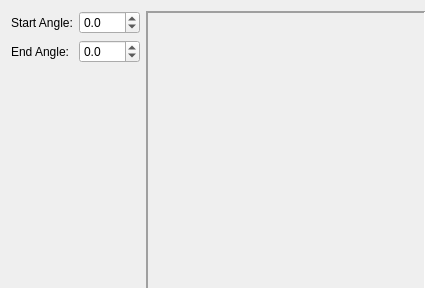
<?xml version="1.0" encoding="UTF-8"?>
<ui version="4.0">
 <class>ArcWidgetBase</class>
 <widget class="QWidget" name="ArcWidgetBase">
  <property name="geometry">
   <rect>
    <x>0</x>
    <y>0</y>
    <width>425</width>
    <height>288</height>
   </rect>
  </property>
  <property name="sizePolicy">
   <sizepolicy hsizetype="Preferred" vsizetype="Expanding">
    <horstretch>0</horstretch>
    <verstretch>0</verstretch>
   </sizepolicy>
  </property>
  <property name="minimumSize">
   <size>
    <width>425</width>
    <height>288</height>
   </size>
  </property>
  <property name="windowTitle">
   <string notr="true">Form</string>
  </property>
  <layout class="QHBoxLayout" name="horizontalLayout">
   <item>
    <layout class="QVBoxLayout" name="verticalLayout">
     <item>
      <layout class="QGridLayout" name="gridLayout">
       <item row="0" column="0">
        <widget class="QLabel" name="startAngleLabel">
         <property name="text">
          <string>Start Angle:</string>
         </property>
        </widget>
       </item>
       <item row="0" column="1">
        <widget class="ScrSpinBox" name="startAngle">
         <property name="decimals">
          <number>1</number>
         </property>
         <property name="minimum">
          <double>-360.000000000000000</double>
         </property>
         <property name="maximum">
          <double>360.000000000000000</double>
         </property>
        </widget>
       </item>
       <item row="1" column="0">
        <widget class="QLabel" name="endAngleLabel">
         <property name="text">
          <string>End Angle:</string>
         </property>
        </widget>
       </item>
       <item row="1" column="1">
        <widget class="ScrSpinBox" name="endAngle">
         <property name="decimals">
          <number>1</number>
         </property>
         <property name="minimum">
          <double>-360.000000000000000</double>
         </property>
         <property name="maximum">
          <double>360.000000000000000</double>
         </property>
        </widget>
       </item>
      </layout>
     </item>
     <item>
      <spacer name="verticalSpacer">
       <property name="orientation">
        <enum>Qt::Vertical</enum>
       </property>
       <property name="sizeHint" stdset="0">
        <size>
         <width>20</width>
         <height>40</height>
        </size>
       </property>
      </spacer>
     </item>
    </layout>
   </item>
   <item>
    <widget class="QLabel" name="Preview">
     <property name="sizePolicy">
      <sizepolicy hsizetype="Fixed" vsizetype="Fixed">
       <horstretch>0</horstretch>
       <verstretch>0</verstretch>
      </sizepolicy>
     </property>
     <property name="minimumSize">
      <size>
       <width>280</width>
       <height>280</height>
      </size>
     </property>
     <property name="maximumSize">
      <size>
       <width>280</width>
       <height>280</height>
      </size>
     </property>
     <property name="sizeIncrement">
      <size>
       <width>0</width>
       <height>0</height>
      </size>
     </property>
     <property name="toolTip">
      <string>Sample Polygon</string>
     </property>
     <property name="frameShape">
      <enum>QFrame::Panel</enum>
     </property>
     <property name="frameShadow">
      <enum>QFrame::Sunken</enum>
     </property>
     <property name="lineWidth">
      <number>2</number>
     </property>
     <property name="text">
      <string/>
     </property>
     <property name="alignment">
      <set>Qt::AlignCenter</set>
     </property>
    </widget>
   </item>
  </layout>
 </widget>
 <customwidgets>
  <customwidget>
   <class>ScrSpinBox</class>
   <extends>QDoubleSpinBox</extends>
   <header>ui/scrspinbox.h</header>
  </customwidget>
 </customwidgets>
 <resources/>
 <connections/>
</ui>
